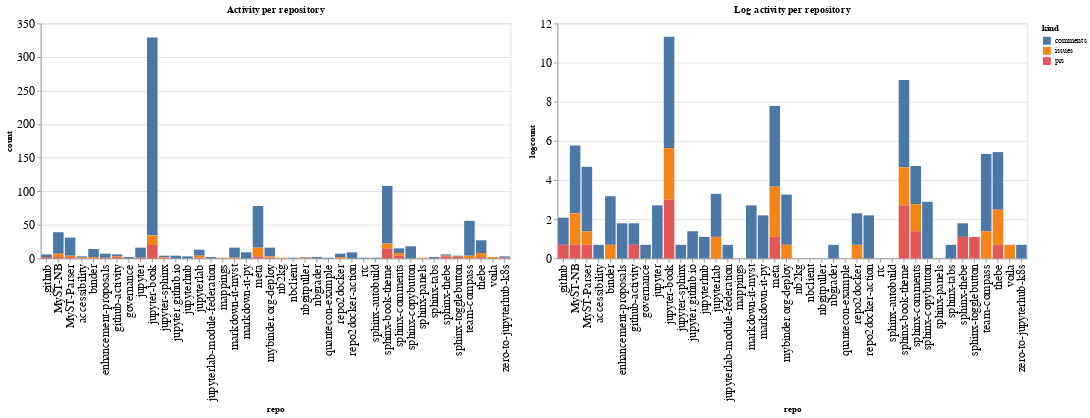

The notebook cell saved with this chart:
### Code cell
ch1 = alt.Chart(repo_summaries, width=600, title="Activity per repository").mark_bar().encode(
    x='repo',
    y='count',
    color='kind',
    tooltip="kind"
)

ch2 = alt.Chart(repo_summaries, width=600, title="Log activity per repository").mark_bar().encode(
    x='repo',
    y='logcount',
    color='kind',
    tooltip="kind"
)

ch1 | ch2

### Figure 1 — Vega-Lite specification as saved in the notebook (floating-point values rounded to 4 significant figures)
{"config": {"axisLeft": {"labelFontSize": 15}, "axisBottom": {"labelFontSize": 15}}, "hconcat": [{"mark": "bar", "encoding": {"color": {"type": "nominal", "field": "kind"}, "tooltip": {"type": "nominal", "field": "kind"}, "x": {"type": "nominal", "field": "repo"}, "y": {"type": "quantitative", "field": "count"}}, "title": "Activity per repository", "width": 600}, {"mark": "bar", "encoding": {"color": {"type": "nominal", "field": "kind"}, "tooltip": {"type": "nominal", "field": "kind"}, "x": {"type": "nominal", "field": "repo"}, "y": {"type": "quantitative", "field": "logcount"}}, "title": "Log activity per repository", "width": 600}], "data": {"name": "data-68ebb27b7f8ca138f8ffac6d7ed9886c"}, "$schema": "https://vega.github.io/schema/vega-lite/v4.8.1.json", "datasets": {"data-68ebb27b7f8ca138f8ffac6d7ed9886c": [{"repo": ".github", "kind": "comments", "count": 4, "logcount": 1.386}, {"repo": ".github", "kind": "prs", "count": 2, "logcount": 0.6931}, {"repo": "MyST-NB", "kind": "comments", "count": 32, "logcount": 3.466}, {"repo": "MyST-NB", "kind": "issues", "count": 5, "logcount": 1.609}, {"repo": "MyST-NB", "kind": "prs", "count": 2, "logcount": 0.6931}, {"repo": "MyST-Parser", "kind": "comments", "count": 27, "logcount": 3.296}, {"repo": "MyST-Parser", "kind": "issues", "count": 2, "logcount": 0.6931}, {"repo": "MyST-Parser", "kind": "prs", "count": 2, "logcount": 0.6931}, {"repo": "accessibility", "kind": "comments", "count": 2, "logcount": 0.6931}, {"repo": "accessibility", "kind": "issues", "count": 1, "logcount": 0.0}, {"repo": "binder", "kind": "comments", "count": 12, "logcount": 2.485}, {"repo": "binder", "kind": "issues", "count": 2, "logcount": 0.6931}, {"repo": "enhancement-proposals", "kind": "comments", "count": 6, "logcount": 1.792}, {"repo": "enhancement-proposals", "kind": "prs", "count": 1, "logcount": 0.0}, {"repo": "github-activity", "kind": "comments", "count": 3, "logcount": 1.099}, {"repo": "github-activity", "kind": "issues", "count": 1, "logcount": 0.0}, {"repo": "github-activity", "kind": "prs", "count": 2, "logcount": 0.6931}, {"repo": "governance", "kind": "comments", "count": 2, "logcount": 0.6931}, {"repo": "jupyter", "kind": "comments", "count": 15, "logcount": 2.708}, {"repo": "jupyter", "kind": "prs", "count": 1, "logcount": 0.0}, {"repo": "jupyter-book", "kind": "comments", "count": 295, "logcount": 5.687}, {"repo": "jupyter-book", "kind": "issues", "count": 14, "logcount": 2.639}, {"repo": "jupyter-book", "kind": "prs", "count": 20, "logcount": 2.996}, {"repo": "jupyter-sphinx", "kind": "comments", "count": 2, "logcount": 0.6931}, {"repo": "jupyter-sphinx", "kind": "issues", "count": 1, "logcount": 0.0}, {"repo": "jupyter-sphinx", "kind": "prs", "count": 1, "logcount": 0.0}, {"repo": "jupyter.github.io", "kind": "comments", "count": 4, "logcount": 1.386}, {"repo": "jupyterhub", "kind": "comments", "count": 3, "logcount": 1.099}, {"repo": "jupyterlab", "kind": "comments", "count": 9, "logcount": 2.197}, {"repo": "jupyterlab", "kind": "issues", "count": 3, "logcount": 1.099}, {"repo": "jupyterlab", "kind": "prs", "count": 1, "logcount": 0.0}, {"repo": "jupyterlab-module-federation", "kind": "comments", "count": 2, "logcount": 0.6931}, {"repo": "mappings", "kind": "issues", "count": 1, "logcount": 0.0}, {"repo": "markdown-it-myst", "kind": "comments", "count": 15, "logcount": 2.708}, {"repo": "markdown-it-myst", "kind": "issues", "count": 1, "logcount": 0.0}, {"repo": "markdown-it-py", "kind": "comments", "count": 9, "logcount": 2.197}, {"repo": "meta", "kind": "comments", "count": 62, "logcount": 4.127}, {"repo": "meta", "kind": "issues", "count": 13, "logcount": 2.565}, {"repo": "meta", "kind": "prs", "count": 3, "logcount": 1.099}, {"repo": "mybinder.org-deploy", "kind": "comments", "count": 13, "logcount": 2.565}, {"repo": "mybinder.org-deploy", "kind": "issues", "count": 2, "logcount": 0.6931}, {"repo": "mybinder.org-deploy", "kind": "prs", "count": 1, "logcount": 0.0}, {"repo": "nb2kg", "kind": "issues", "count": 1, "logcount": 0.0}, {"repo": "nbclient", "kind": "comments", "count": 1, "logcount": 0.0}, {"repo": "nbgitpuller", "kind": "comments", "count": 1, "logcount": 0.0}, {"repo": "nbgitpuller", "kind": "issues", "count": 1, "logcount": 0.0}, {"repo": "nbgrader", "kind": "comments", "count": 2, "logcount": 0.6931}, {"repo": "quantecon-example", "kind": "comments", "count": 1, "logcount": 0.0}, {"repo": "repo2docker", "kind": "comments", "count": 5, "logcount": 1.609}, {"repo": "repo2docker", "kind": "issues", "count": 2, "logcount": 0.6931}, {"repo": "repo2docker-action", "kind": "comments", "count": 9, "logcount": 2.197}, {"repo": "rtc", "kind": "comments", "count": 1, "logcount": 0.0}, {"repo": "sphinx-autobuild", "kind": "comments", "count": 1, "logcount": 0.0}, {"repo": "sphinx-book-theme", "kind": "comments", "count": 86, "logcount": 4.454}, {"repo": "sphinx-book-theme", "kind": "issues", "count": 7, "logcount": 1.946}, {"repo": "sphinx-book-theme", "kind": "prs", "count": 15, "logcount": 2.708}, {"repo": "sphinx-comments", "kind": "comments", "count": 7, "logcount": 1.946}, {"repo": "sphinx-comments", "kind": "issues", "count": 4, "logcount": 1.386}, {"repo": "sphinx-comments", "kind": "prs", "count": 4, "logcount": 1.386}, {"repo": "sphinx-copybutton", "kind": "comments", "count": 18, "logcount": 2.89}, {"repo": "sphinx-panels", "kind": "issues", "count": 1, "logcount": 0.0}, {"repo": "sphinx-tabs", "kind": "comments", "count": 2, "logcount": 0.6931}, {"repo": "sphinx-thebe", "kind": "comments", "count": 2, "logcount": 0.6931}, {"repo": "sphinx-thebe", "kind": "issues", "count": 1, "logcount": 0.0}, {"repo": "sphinx-thebe", "kind": "prs", "count": 3, "logcount": 1.099}, {"repo": "sphinx-togglebutton", "kind": "comments", "count": 1, "logcount": 0.0}, {"repo": "sphinx-togglebutton", "kind": "prs", "count": 3, "logcount": 1.099}, {"repo": "team-compass", "kind": "comments", "count": 52, "logcount": 3.951}, {"repo": "team-compass", "kind": "issues", "count": 4, "logcount": 1.386}, {"repo": "thebe", "kind": "comments", "count": 19, "logcount": 2.944}, {"repo": "thebe", "kind": "issues", "count": 6, "logcount": 1.792}, {"repo": "thebe", "kind": "prs", "count": 2, "logcount": 0.6931}, {"repo": "voila", "kind": "issues", "count": 2, "logcount": 0.6931}, {"repo": "zero-to-jupyterhub-k8s", "kind": "comments", "count": 2, "logcount": 0.6931}, {"repo": "zero-to-jupyterhub-k8s", "kind": "prs", "count": 1, "logcount": 0.0}]}}
